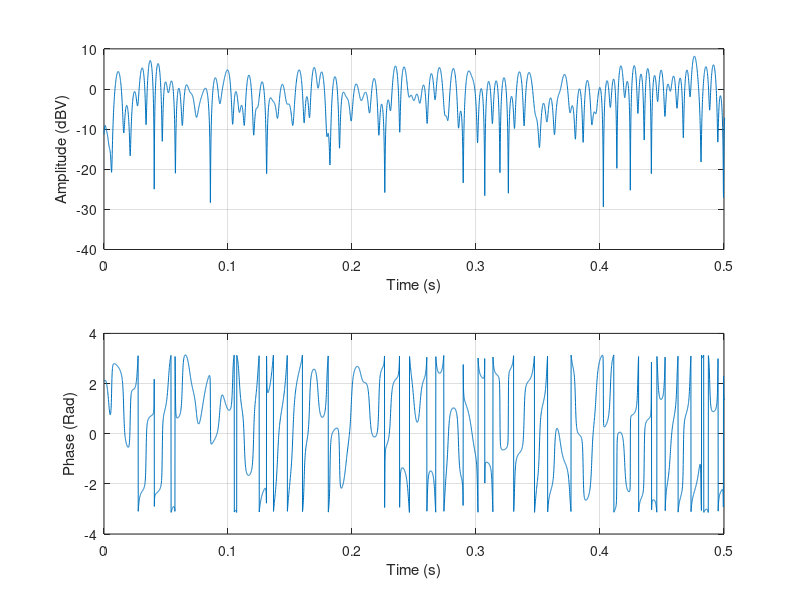
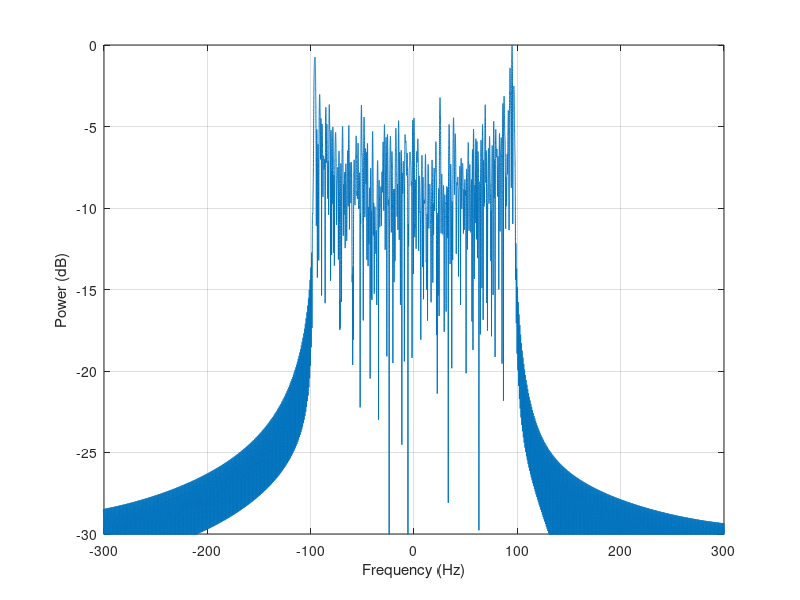

MATLAB code to generate these figures, in order:
pkg load signal;
clear all;
%==========================================================================
% PARAMETERS DEFINITION
%==========================================================================
fd=100; %Doppler frequency
fdmax=fd;
Ts = 10e-5; %Symbol time
sp=1000; %number of samples to be generated
      
%==========================================================================
% UNIT VARIANCE WHITE GAUSSIAN COMPLEX PROCESS GENERATION
%==========================================================================        
n=(randn(1,sp)+j*randn(1,sp))*(1/sqrt(2));

%==========================================================================
% JAKES FILTER DEFINITION IN THE FREQUENCY DOMAIN
%==========================================================================
fftlength = 1024; %FFT size
f = [0+eps:(fftlength/8)*(fd/fdmax)]/((fftlength/8)*(fd/fdmax));
for i=1:length(f)
    jpsd(i)=1/((1-f(i)^2)^.5);
    if (jpsd(i) > 100)
        jpsd(i)=100;
    end
end
psd=[jpsd(1:end) zeros(1,fftlength-2*(length(jpsd))) jpsd(end:-1:1)];
psdsqrt=sqrt(psd); %Square-root of the PSD ==> H(z)

%We get the IR by using an IFFT
filt=ifftshift(ifft(psdsqrt));
%Real coefficients
filt=real(filt).*hanning(1024)';%Hanning window
%Normalisation of the IR
filt=filt/sqrt(sum(filt.^2));

%==========================================================================
% FILTERING OF THE SAMPLES
%==========================================================================
path=fftfilt(filt,[n zeros(1,fftlength)]);
n = path(1+fftlength/2:end-fftlength/2);

%==========================================================================
% RESAMPLING
%==========================================================================
D_res = fd/2/0.0625; %Doppler filter resolution
%Symbol time = sampling time of the channel samples
O_res = 1/Ts
%Resampling factor calculation
m=round(O_res/D_res);
%Resampling
n_r=resample(n,m,1);
%==========================================================================
% RESULTS PRINTING
%==========================================================================
t=0:Ts:length(n_r)*Ts-Ts;
f1=figure('position',[100 300 600 500])
figure(f1),subplot(211),plot(t,20*log10(abs(n_r)))
axis([0 0.5 -40 10])
grid
xlabel('Time (s)')
ylabel('Amplitude (dBV)')
figure(f1),subplot(212),plot(t,angle(n_r))
axis([0 0.5 -4 4])
grid
xlabel('Time (s)')
ylabel('Phase (Rad)')
yy=abs(fft(n_r(1:end-10),65536*16));
yy=yy/max(yy);
f=(1/Ts)*[-65536*8:65536*8-1]/(65538*16);
f2=figure('position',[750 300 600 500])
figure(f2),plot(f,10*log10(fftshift(yy)))
grid
xlabel('Frequency (Hz)')
ylabel('Power (dB)')
axis([-300 300 -30 0])



